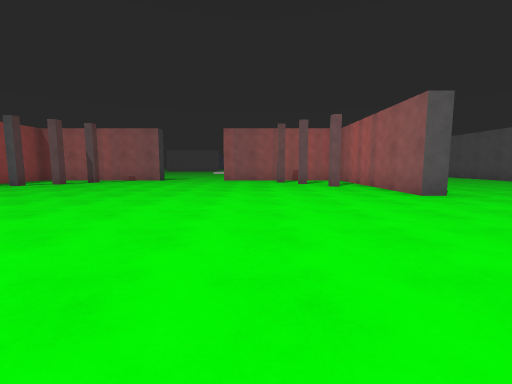
View 1 (above)

24 first-person views from a walk through a scene from a Unity 3-D project. The camera is 1.2 m above the floor, tilts 6° down and sees 90° across. The floor is counted in squares, 2 m on a side. Each view is taken from the middle of a square. On the plan, view 1 faces up. The plan holds only what a view shows up to about 9 squares ahead; the rest is blank. The place goes on beyond the plan. Surface patterns are stand-ins for the level's own textures.

View 2
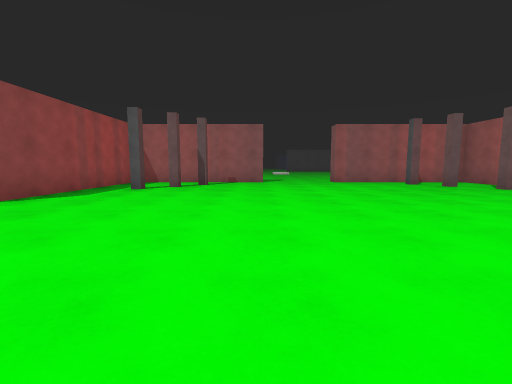

View 3
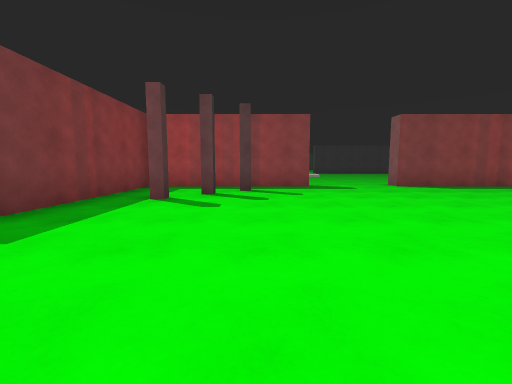

View 4
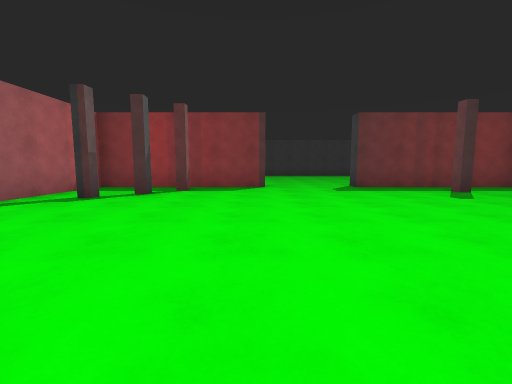

View 5
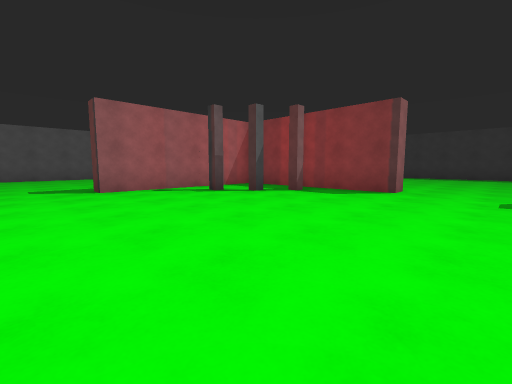

View 6
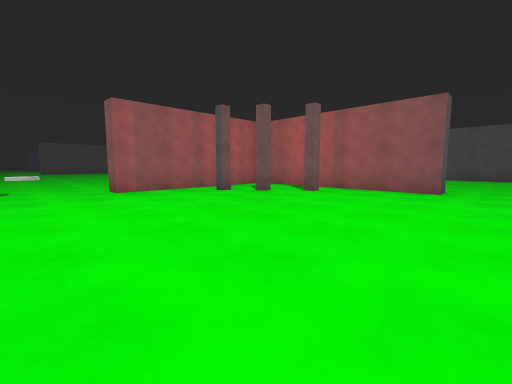

View 7
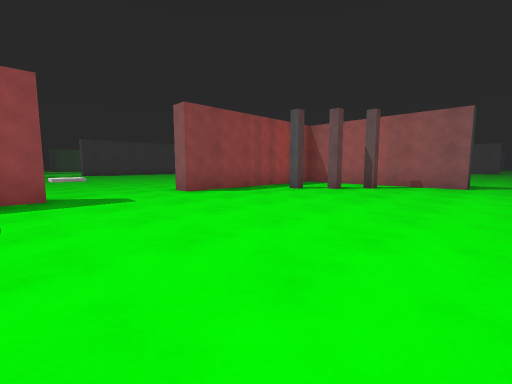

View 8
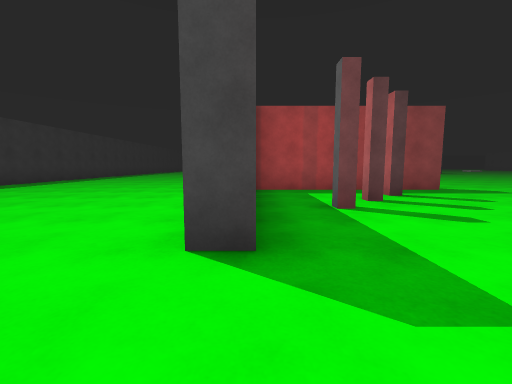

View 9
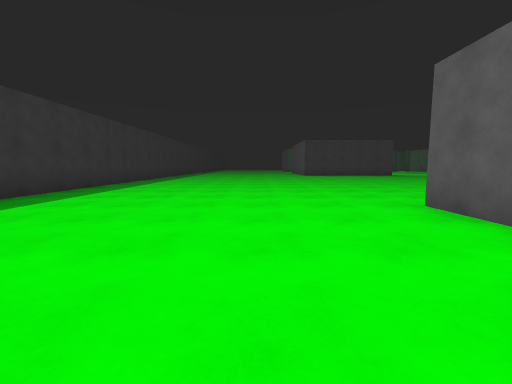

View 10
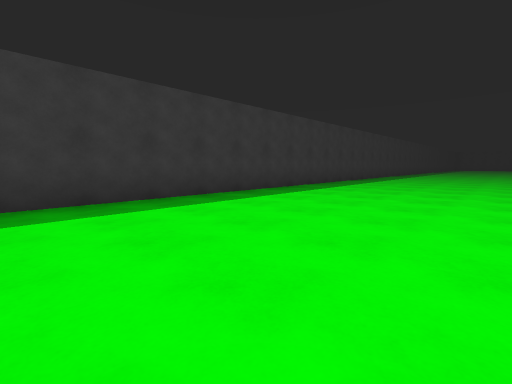

View 11
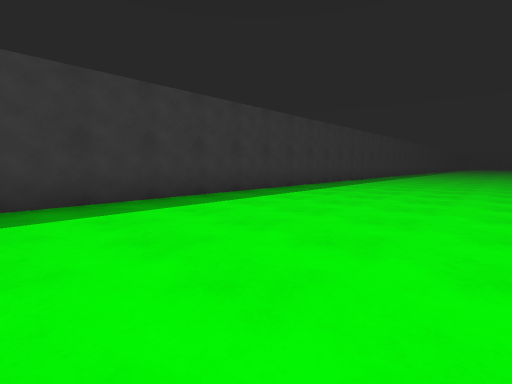

View 12
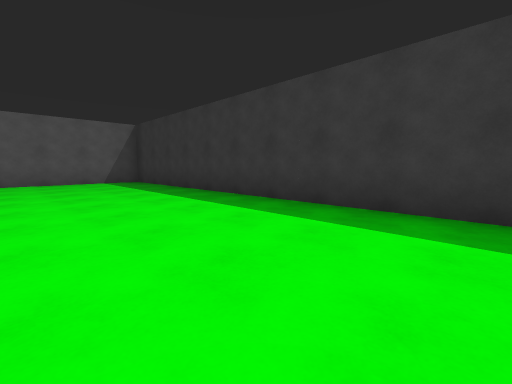

View 13
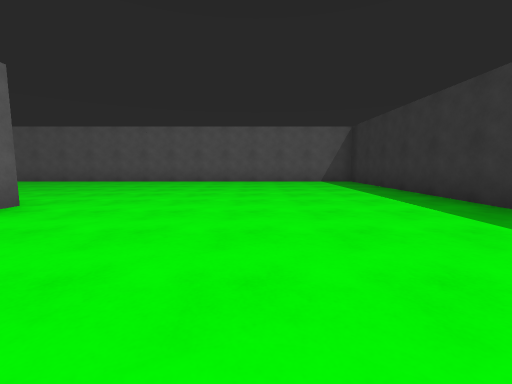

View 14
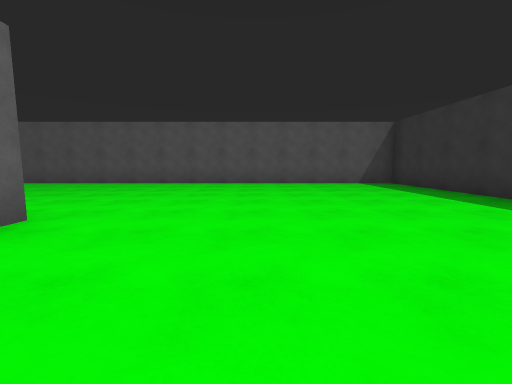

View 15
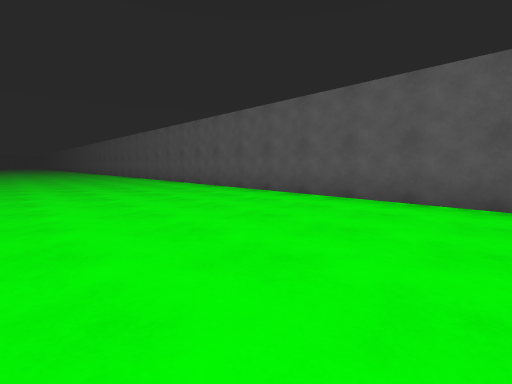

View 16
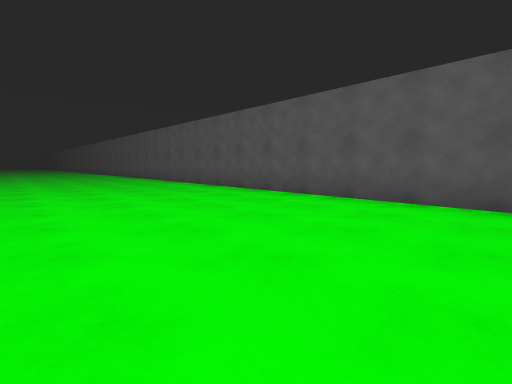

View 17
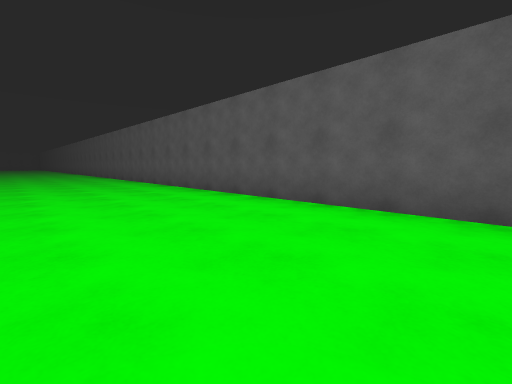

View 18
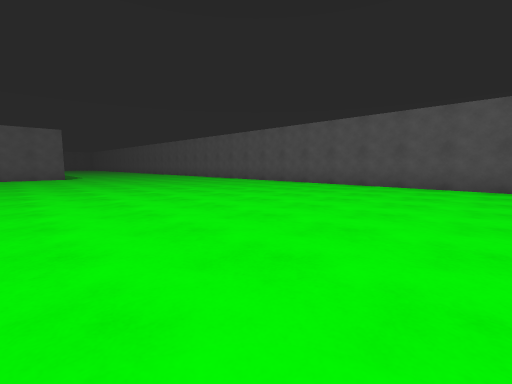

View 19
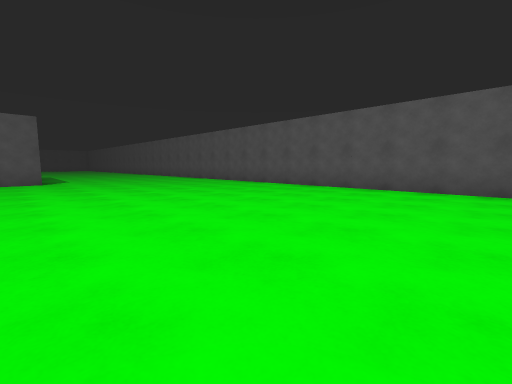

View 20
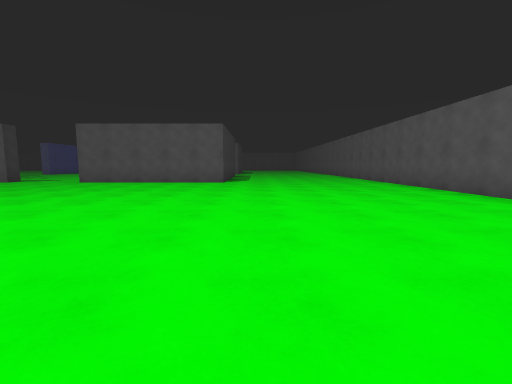

View 21
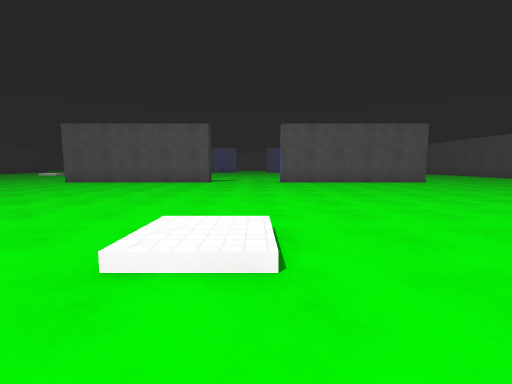

View 22
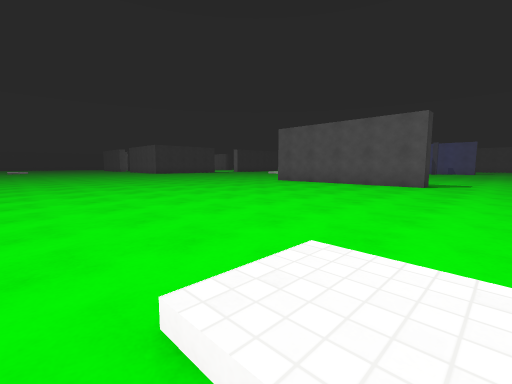

View 23
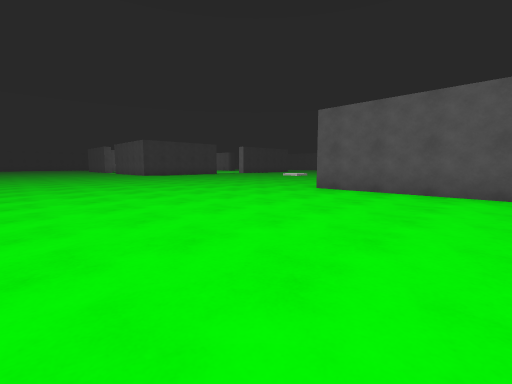

View 24
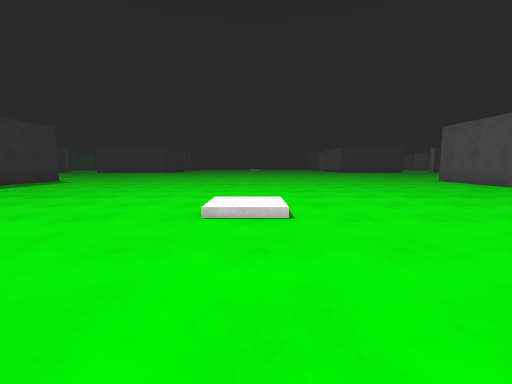

### Floor plan
Key: @ floor where view 1 was taken; # wall or solid block; x gap in a wall; . floor; / step, stairs or slope.
Columns run from 15 left of view 1 to 10 right of it. Each row starts with its distance up from view 1.
 26     ...    ...
 25    ....#####..######.....#
 24   .......................#
 23  ........................#
 22 .........................#
 21 .........................#
 20 .........................#
 19 .........................#
 18  ...........//...........#
 17  ............... ........#
 16        ........  ........#
 15        ........  ........#
 14        ........  ........#
 13        ........  ........#
 12        ........  ........#
 11        ........     .....#
 10        #####..######.....#
  9        ###......#..#.....#
  8        ###.........#.....#
  7        #...........#.....#
  6    ... #...........#.....#
  5   .......................#
  4  /.......................#
  3  ........................#
  2        #...........#.....#
  1        #...........#.....#
  0  ...   #.#.....@##.#.....#
 -1  ....  #.x......#..#.....#
 -2  ......#####..######.....#
 -3  ..............   .......#
 -4  ..............  ........#
 -5 .........................#
 -6 .........................#
 -7 .........................#
 -8  ........................#
 -9  ........................#
-10  #########################

Positions as (right, up) in squares from view 1, and headings:
1: (0, 0), facing up
2: (-4, 1), facing up
3: (-1, 1), facing left
4: (-1, 5), facing down
5: (-3, 4), facing down-right
6: (-3, 4), facing up-right
7: (-3, 2), facing up-left
8: (-2, -2), facing left
9: (-5, -5), facing left
10: (-4, -5), facing down-left
11: (2, -5), facing down-left
12: (0, -6), facing down-right
13: (0, -6), facing right
14: (1, -5), facing right
15: (5, -5), facing up-right
16: (5, 1), facing up-right
17: (6, 6), facing up-right
18: (2, 12), facing up-right
19: (3, 15), facing up-right
20: (5, 16), facing up
21: (-2, 16), facing up
22: (-2, 17), facing up-left
23: (-5, 19), facing up-left
24: (1, 18), facing left
